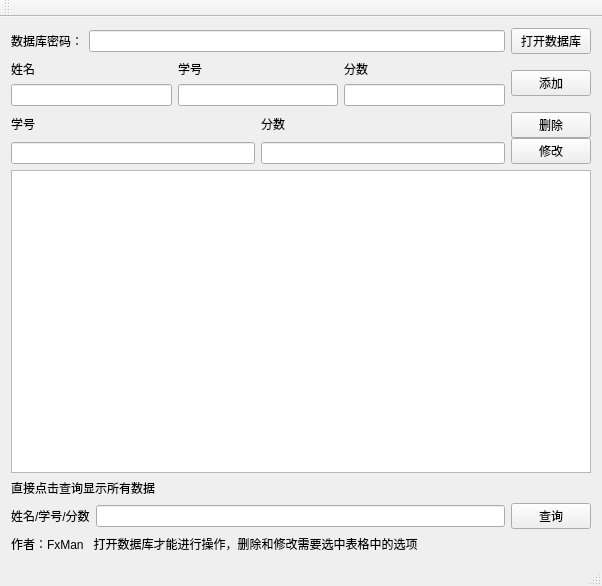
<?xml version="1.0" encoding="UTF-8"?>
<ui version="4.0">
 <class>MainWindow</class>
 <widget class="QMainWindow" name="MainWindow">
  <property name="geometry">
   <rect>
    <x>0</x>
    <y>0</y>
    <width>602</width>
    <height>586</height>
   </rect>
  </property>
  <property name="windowTitle">
   <string>MainWindow</string>
  </property>
  <widget class="QWidget" name="centralWidget">
   <layout class="QGridLayout" name="gridLayout">
    <item row="0" column="0">
     <layout class="QVBoxLayout" name="verticalLayout_4">
      <item>
       <layout class="QHBoxLayout" name="horizontalLayout_2">
        <item>
         <widget class="QLabel" name="label_4">
          <property name="text">
           <string>数据库密码：</string>
          </property>
         </widget>
        </item>
        <item>
         <widget class="QLineEdit" name="lineEdit_4"/>
        </item>
        <item>
         <widget class="QPushButton" name="pushButton_2">
          <property name="text">
           <string>打开数据库</string>
          </property>
         </widget>
        </item>
       </layout>
      </item>
      <item>
       <layout class="QHBoxLayout" name="horizontalLayout">
        <item>
         <layout class="QVBoxLayout" name="verticalLayout">
          <item>
           <widget class="QLabel" name="label">
            <property name="text">
             <string>姓名</string>
            </property>
           </widget>
          </item>
          <item>
           <widget class="QLineEdit" name="lineEdit"/>
          </item>
         </layout>
        </item>
        <item>
         <layout class="QVBoxLayout" name="verticalLayout_3">
          <item>
           <widget class="QLabel" name="label_2">
            <property name="text">
             <string>学号</string>
            </property>
           </widget>
          </item>
          <item>
           <widget class="QLineEdit" name="lineEdit_2"/>
          </item>
         </layout>
        </item>
        <item>
         <layout class="QVBoxLayout" name="verticalLayout_2">
          <item>
           <widget class="QLabel" name="label_3">
            <property name="text">
             <string>分数</string>
            </property>
           </widget>
          </item>
          <item>
           <widget class="QLineEdit" name="lineEdit_3"/>
          </item>
         </layout>
        </item>
        <item>
         <widget class="QPushButton" name="pushButton">
          <property name="text">
           <string>添加</string>
          </property>
         </widget>
        </item>
       </layout>
      </item>
     </layout>
    </item>
    <item row="1" column="0">
     <layout class="QHBoxLayout" name="horizontalLayout_3">
      <item>
       <layout class="QVBoxLayout" name="verticalLayout_5">
        <item>
         <widget class="QLabel" name="label_5">
          <property name="text">
           <string>学号</string>
          </property>
         </widget>
        </item>
        <item>
         <widget class="QLineEdit" name="lineEdit_5"/>
        </item>
       </layout>
      </item>
      <item>
       <layout class="QVBoxLayout" name="verticalLayout_6">
        <item>
         <widget class="QLabel" name="label_6">
          <property name="text">
           <string>分数</string>
          </property>
         </widget>
        </item>
        <item>
         <widget class="QLineEdit" name="lineEdit_6"/>
        </item>
       </layout>
      </item>
      <item>
       <layout class="QVBoxLayout" name="verticalLayout_7">
        <property name="spacing">
         <number>0</number>
        </property>
        <item>
         <widget class="QPushButton" name="pushButton_3">
          <property name="text">
           <string>删除</string>
          </property>
         </widget>
        </item>
        <item>
         <widget class="QPushButton" name="pushButton_4">
          <property name="text">
           <string>修改</string>
          </property>
         </widget>
        </item>
       </layout>
      </item>
     </layout>
    </item>
    <item row="2" column="0">
     <widget class="QTableView" name="tableView"/>
    </item>
    <item row="3" column="0">
     <widget class="QLabel" name="label_9">
      <property name="text">
       <string>直接点击查询显示所有数据</string>
      </property>
     </widget>
    </item>
    <item row="4" column="0">
     <layout class="QHBoxLayout" name="horizontalLayout_4">
      <item>
       <widget class="QLabel" name="label_7">
        <property name="text">
         <string>姓名/学号/分数</string>
        </property>
       </widget>
      </item>
      <item>
       <widget class="QLineEdit" name="lineEdit_7"/>
      </item>
      <item>
       <widget class="QPushButton" name="pushButton_5">
        <property name="text">
         <string>查询</string>
        </property>
       </widget>
      </item>
     </layout>
    </item>
    <item row="5" column="0">
     <widget class="QLabel" name="label_8">
      <property name="text">
       <string>作者：FxMan   打开数据库才能进行操作，删除和修改需要选中表格中的选项</string>
      </property>
     </widget>
    </item>
   </layout>
  </widget>
  <widget class="QMenuBar" name="menuBar">
   <property name="geometry">
    <rect>
     <x>0</x>
     <y>0</y>
     <width>602</width>
     <height>26</height>
    </rect>
   </property>
  </widget>
  <widget class="QToolBar" name="mainToolBar">
   <attribute name="toolBarArea">
    <enum>TopToolBarArea</enum>
   </attribute>
   <attribute name="toolBarBreak">
    <bool>false</bool>
   </attribute>
  </widget>
  <widget class="QStatusBar" name="statusBar"/>
 </widget>
 <layoutdefault spacing="6" margin="11"/>
 <resources/>
 <connections/>
</ui>
